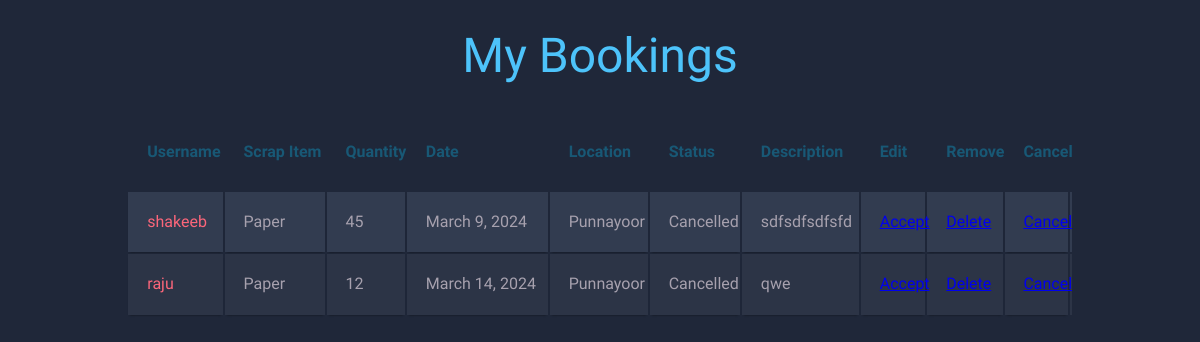
The app's page /adbooking/, older data.
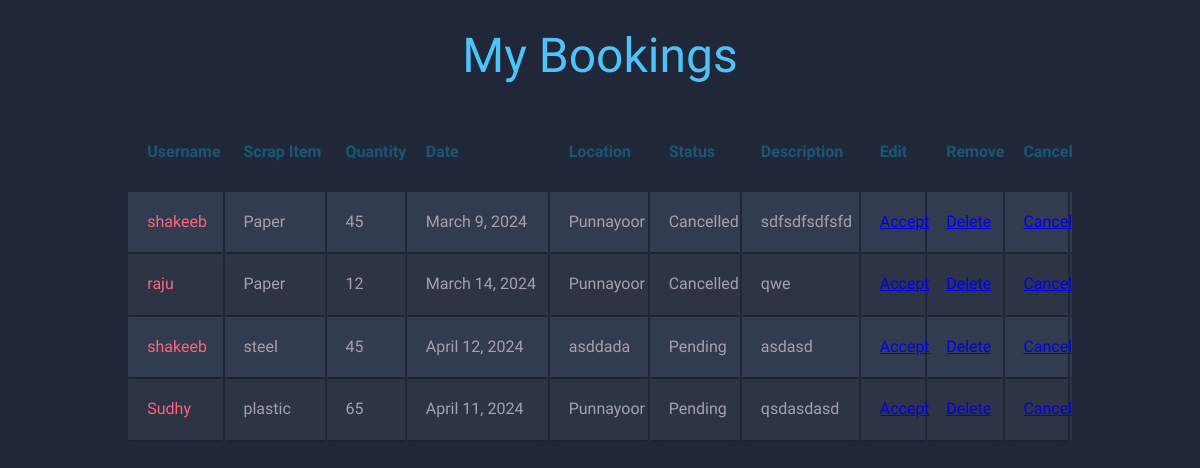
The same page, newer data.
### main/models.py (models this page shows, shortened)
class booking(models.Model):
    owner=models.ForeignKey(reg,on_delete=models.CASCADE, related_name='bookings')
    scrap_name=models.CharField(max_length=30)
    scrap_quantity=models.IntegerField()
    date=models.DateField()
    location=models.CharField(max_length=30)
    description=models.CharField(max_length=30)
    status_choices = [
        ('Pending', 'Pending'),
        ('Approved', 'Approved'),
        ('Cancelled', 'Cancelled'),
        ('Completed', 'Completed'),
    ]
    status = models.CharField(max_length=20, choices=status_choices, default='Pending')

class reg(models.Model):
    username=models.OneToOneField(User,on_delete=models.CASCADE,related_name='profile')
    email=models.CharField(max_length=30)
    psw=models.CharField(max_length=30)
    address=models.CharField(max_length=50)
    phone=models.IntegerField()

### main/views.py (the view)
# urls.py: path('adbooking/',views.adminbookings,name='adbooking'),
def adminbookings(request):
    user_bookings = booking.objects.all()
    return render(request, 'adbooking.html', {'data': user_bookings})

### main/templates/adbooking.html (shortened to what this page needs)
<!DOCTYPE html>
<html lang="en">
<head>
  <h1>My Bookings</h1>
<table class="container">
	<thead>
		<tr>
            <th><h1>Username</h1></th>
			<th><h1>Scrap Item</h1></th>
			<th><h1>Quantity</h1></th>
			<th><h1>Date</h1></th>
			<th><h1>Location</h1></th>
            <th><h1>Status</h1></th>
      <th><h1>Description</h1></th>
      			<th><h1>Edit</h1></th>
			<th><h1>Remove</h1></th>
            <th><h1>Cancel</h1></th>
		</tr>
	</thead>
	<tbody>
    {% for i in data %}
		<tr>
        <td>{{i.owner.username}}</td>
		<td>{{i.scrap_name}}</td>
        <td>{{i.scrap_quantity}}</td>
        <td>{{i.date}}</td>
        <td>{{i.location}}</td>
        <td>{{i.status}}</td>
        <td>{{i.description}}</td>
        <td><a href="/accept_user_booking/{{i.owner.id}}/{{i.id}}" onclick="return confirmAcceptance()">Accept</a></td>
        <td><a href="/delete/{{i.id}}" onclick="return confirmDelete()">Delete</a></td>
        <td><a href="/cancel/{{i.id}}" onclick="return confirmCancel()">Cancel</a></td>
      </tr>
      {% endfor %}
	</tbody>
</table>
</body>
</html>

### main/templates/adbooking.html (style rules this page uses)
h1 { font-size:3em; font-weight: 300; line-height:1em; text-align: center; color: #4DC3FA; }
.container th h1 { font-weight: bold; font-size: 1em; text-align: left; color: #185875; }
.container td { font-weight: normal; font-size: 1em; -webkit-box-shadow: 0 2px 2px -2px #0E1119; -moz-box-shadow: 0 2px 2px -2px #0E1119; box-shadow: 0 2px 2px -2px #0E1119; }
.container { text-align: left; overflow: hidden; width: 80%; margin: 0 auto; display: table; padding: 0 0 8em 0; }
.container td, .container th { padding-bottom: 2%; padding-top: 2%; padding-left:2%; }
.container tr:nth-child(odd) { background-color: #323C50; }
.container tr:nth-child(even) { background-color: #2C3446; }
.container th { background-color: #1F2739; }
.container td:first-child { color: #FB667A; }

Row changes from the older to the newer data that the page shows:
added booking: owner.username "shakeeb", scrap_name "steel", scrap_quantity "45", date "April 12, 2024", location "asddada", status "Pending", description "asdasd"
added booking: owner.username "Sudhy", scrap_name "plastic", scrap_quantity "65", date "April 11, 2024", location "Punnayoor", status "Pending", description "qsdasdasd"
